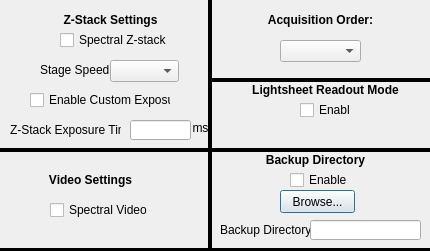
<?xml version="1.0" encoding="UTF-8"?>
<ui version="4.0">
 <class>AdvSettingsDialog</class>
 <widget class="QDialog" name="AdvSettingsDialog">
  <property name="geometry">
   <rect>
    <x>0</x>
    <y>0</y>
    <width>430</width>
    <height>251</height>
   </rect>
  </property>
  <property name="windowTitle">
   <string>Advanced Settings</string>
  </property>
  <widget class="QComboBox" name="acq_order_combo_box">
   <property name="geometry">
    <rect>
     <x>280</x>
     <y>40</y>
     <width>81</width>
     <height>22</height>
    </rect>
   </property>
   <property name="whatsThis">
    <string>&lt;html&gt;&lt;head/&gt;&lt;body&gt;&lt;p&gt;Sets acquisition priority order.&lt;/p&gt;&lt;p&gt;If set to TIME_SAMP, all samples set in the regions setup will be acquired at each timepoint. This is the default setting.&lt;/p&gt;&lt;p&gt;&lt;br/&gt;&lt;/p&gt;&lt;p&gt;If set to SAMP_TIME, a full time series will be performed for each fish set in the regions setup.&lt;/p&gt;&lt;p&gt;&lt;br/&gt;&lt;/p&gt;&lt;p&gt;If set to POS_TIME, a full time series will be performed for each region set in the regions setup.&lt;/p&gt;&lt;/body&gt;&lt;/html&gt;</string>
   </property>
   <property name="layoutDirection">
    <enum>Qt::LeftToRight</enum>
   </property>
  </widget>
  <widget class="QLabel" name="z_stack_exp_unit_label">
   <property name="geometry">
    <rect>
     <x>190</x>
     <y>120</y>
     <width>21</width>
     <height>16</height>
    </rect>
   </property>
   <property name="text">
    <string>ms</string>
   </property>
   <property name="alignment">
    <set>Qt::AlignCenter</set>
   </property>
  </widget>
  <widget class="QLabel" name="z_stack_settings_label">
   <property name="geometry">
    <rect>
     <x>60</x>
     <y>10</y>
     <width>101</width>
     <height>20</height>
    </rect>
   </property>
   <property name="text">
    <string>&lt;html&gt;&lt;head/&gt;&lt;body&gt;&lt;p&gt;&lt;span style=&quot; font-weight:600;&quot;&gt;Z-Stack Settings&lt;/span&gt;&lt;/p&gt;&lt;/body&gt;&lt;/html&gt;</string>
   </property>
   <property name="alignment">
    <set>Qt::AlignCenter</set>
   </property>
  </widget>
  <widget class="QLineEdit" name="z_stack_exposure_line_edit">
   <property name="geometry">
    <rect>
     <x>130</x>
     <y>120</y>
     <width>61</width>
     <height>20</height>
    </rect>
   </property>
   <property name="whatsThis">
    <string>&lt;html&gt;&lt;head/&gt;&lt;body&gt;&lt;p&gt;Exposure time for use in Z-stack. &lt;/p&gt;&lt;p&gt;If spectral Z-stack is enabled, exposure time is only limited by camera's min/max exposure time. &lt;/p&gt;&lt;p&gt;If both spectral Z-stack and custom exposure are disabled, exposure time will be ~ 1/stage_speed&lt;/p&gt;&lt;p&gt;If spectral Z-stack is disabaled but custom exposure is enabled, allowed exposure time is determined by camera's allowed exposure in external trigger mode. See Hamamatsu documentation for more details.&lt;/p&gt;&lt;/body&gt;&lt;/html&gt;</string>
   </property>
  </widget>
  <widget class="QLabel" name="z_stack_exposure_label">
   <property name="geometry">
    <rect>
     <x>10</x>
     <y>120</y>
     <width>111</width>
     <height>20</height>
    </rect>
   </property>
   <property name="text">
    <string>Z-Stack Exposure Time:</string>
   </property>
  </widget>
  <widget class="QCheckBox" name="video_spectral_check_box">
   <property name="geometry">
    <rect>
     <x>50</x>
     <y>200</y>
     <width>121</width>
     <height>20</height>
    </rect>
   </property>
   <property name="whatsThis">
    <string>&lt;html&gt;&lt;head/&gt;&lt;body&gt;&lt;p&gt;If checked, videos will be performed by alternating between channels until the desired number of images are acquired per channel.&lt;/p&gt;&lt;p&gt;Otherwise, a full video will be taken in each channel one at a time.&lt;/p&gt;&lt;/body&gt;&lt;/html&gt;</string>
   </property>
   <property name="text">
    <string>Spectral Video</string>
   </property>
  </widget>
  <widget class="QLabel" name="video_settings_label">
   <property name="geometry">
    <rect>
     <x>40</x>
     <y>170</y>
     <width>101</width>
     <height>20</height>
    </rect>
   </property>
   <property name="text">
    <string>&lt;html&gt;&lt;head/&gt;&lt;body&gt;&lt;p&gt;&lt;span style=&quot; font-weight:600;&quot;&gt;Video Settings&lt;/span&gt;&lt;/p&gt;&lt;/body&gt;&lt;/html&gt;</string>
   </property>
   <property name="alignment">
    <set>Qt::AlignCenter</set>
   </property>
  </widget>
  <widget class="QLabel" name="stage_speed_label">
   <property name="geometry">
    <rect>
     <x>40</x>
     <y>60</y>
     <width>71</width>
     <height>20</height>
    </rect>
   </property>
   <property name="text">
    <string>Stage Speed:</string>
   </property>
  </widget>
  <widget class="QComboBox" name="stage_speed_combo_box">
   <property name="geometry">
    <rect>
     <x>110</x>
     <y>60</y>
     <width>69</width>
     <height>22</height>
    </rect>
   </property>
   <property name="whatsThis">
    <string>&lt;html&gt;&lt;head/&gt;&lt;body&gt;&lt;p&gt;Sets stage speed to be used during continuous Z-stack. Note that this doesn't apply if Spectral Z-stack is enabled.&lt;/p&gt;&lt;p&gt;Since 30 is the full sensor maximum framerate of the PCO camera, 30 um/s is the current default speed. &lt;/p&gt;&lt;/body&gt;&lt;/html&gt;</string>
   </property>
  </widget>
  <widget class="Line" name="line_2">
   <property name="geometry">
    <rect>
     <x>200</x>
     <y>-100</y>
     <width>20</width>
     <height>351</height>
    </rect>
   </property>
   <property name="frameShadow">
    <enum>QFrame::Plain</enum>
   </property>
   <property name="lineWidth">
    <number>4</number>
   </property>
   <property name="orientation">
    <enum>Qt::Vertical</enum>
   </property>
  </widget>
  <widget class="QLabel" name="acq_order_label">
   <property name="geometry">
    <rect>
     <x>260</x>
     <y>10</y>
     <width>121</width>
     <height>20</height>
    </rect>
   </property>
   <property name="text">
    <string>&lt;html&gt;&lt;head/&gt;&lt;body&gt;&lt;p&gt;&lt;span style=&quot; font-weight:600;&quot;&gt;Acquisition Order:&lt;/span&gt;&lt;/p&gt;&lt;/body&gt;&lt;/html&gt;</string>
   </property>
   <property name="alignment">
    <set>Qt::AlignCenter</set>
   </property>
  </widget>
  <widget class="QLabel" name="save_label">
   <property name="geometry">
    <rect>
     <x>220</x>
     <y>220</y>
     <width>91</width>
     <height>20</height>
    </rect>
   </property>
   <property name="text">
    <string>Backup Directory:</string>
   </property>
  </widget>
  <widget class="QPushButton" name="backup_directory_browse_button">
   <property name="geometry">
    <rect>
     <x>280</x>
     <y>190</y>
     <width>75</width>
     <height>23</height>
    </rect>
   </property>
   <property name="whatsThis">
    <string>&lt;html&gt;&lt;head/&gt;&lt;body&gt;&lt;p&gt;Browse and choose backup directory.&lt;/p&gt;&lt;/body&gt;&lt;/html&gt;</string>
   </property>
   <property name="text">
    <string>Browse...</string>
   </property>
  </widget>
  <widget class="QLineEdit" name="backup_directory_line_edit">
   <property name="geometry">
    <rect>
     <x>310</x>
     <y>220</y>
     <width>111</width>
     <height>20</height>
    </rect>
   </property>
   <property name="whatsThis">
    <string>&lt;html&gt;&lt;head/&gt;&lt;body&gt;&lt;p&gt;Backup directory.&lt;/p&gt;&lt;/body&gt;&lt;/html&gt;</string>
   </property>
  </widget>
  <widget class="QCheckBox" name="backup_directory_check_box">
   <property name="geometry">
    <rect>
     <x>290</x>
     <y>170</y>
     <width>71</width>
     <height>20</height>
    </rect>
   </property>
   <property name="whatsThis">
    <string>&lt;html&gt;&lt;head/&gt;&lt;body&gt;&lt;p&gt;Let's you choose a backup directory in case the primary directory runs out of space.&lt;/p&gt;&lt;/body&gt;&lt;/html&gt;</string>
   </property>
   <property name="text">
    <string>Enable</string>
   </property>
  </widget>
  <widget class="Line" name="line_4">
   <property name="geometry">
    <rect>
     <x>210</x>
     <y>70</y>
     <width>351</width>
     <height>20</height>
    </rect>
   </property>
   <property name="font">
    <font>
     <pointsize>8</pointsize>
    </font>
   </property>
   <property name="frameShadow">
    <enum>QFrame::Plain</enum>
   </property>
   <property name="lineWidth">
    <number>4</number>
   </property>
   <property name="orientation">
    <enum>Qt::Horizontal</enum>
   </property>
  </widget>
  <widget class="Line" name="line_5">
   <property name="geometry">
    <rect>
     <x>-40</x>
     <y>240</y>
     <width>491</width>
     <height>20</height>
    </rect>
   </property>
   <property name="font">
    <font>
     <pointsize>8</pointsize>
    </font>
   </property>
   <property name="frameShadow">
    <enum>QFrame::Plain</enum>
   </property>
   <property name="lineWidth">
    <number>4</number>
   </property>
   <property name="orientation">
    <enum>Qt::Horizontal</enum>
   </property>
  </widget>
  <widget class="QCheckBox" name="z_stack_spectral_check_box">
   <property name="geometry">
    <rect>
     <x>60</x>
     <y>30</y>
     <width>121</width>
     <height>20</height>
    </rect>
   </property>
   <property name="whatsThis">
    <string>&lt;html&gt;&lt;head/&gt;&lt;body&gt;&lt;p&gt;If checked, Z-stack will be performed in the following way:&lt;/p&gt;&lt;p&gt;1. stage will move to first position.&lt;/p&gt;&lt;p&gt;2. Images will be taken with each channel selected.&lt;/p&gt;&lt;p&gt;3. stage will move by the set step size.&lt;/p&gt;&lt;p&gt;4. repeat 2 and 3 until end position is reached.&lt;/p&gt;&lt;p&gt;Otherwise, Z-stack will be performed with continuous stage motion, acquiring one channel at a time.&lt;/p&gt;&lt;/body&gt;&lt;/html&gt;</string>
   </property>
   <property name="text">
    <string>Spectral Z-stack</string>
   </property>
  </widget>
  <widget class="QCheckBox" name="lsrm_check_box">
   <property name="geometry">
    <rect>
     <x>300</x>
     <y>100</y>
     <width>51</width>
     <height>20</height>
    </rect>
   </property>
   <property name="whatsThis">
    <string>&lt;html&gt;&lt;head/&gt;&lt;body&gt;&lt;p&gt;If checked, will enable Lightsheet Readout Mode (rolling shutter). Note that this should be configured in the Galvo Setup part of the application.&lt;/p&gt;&lt;p&gt;&lt;br/&gt;&lt;/p&gt;&lt;/body&gt;&lt;/html&gt;</string>
   </property>
   <property name="text">
    <string>Enable</string>
   </property>
  </widget>
  <widget class="QLabel" name="lsrm_label">
   <property name="geometry">
    <rect>
     <x>250</x>
     <y>80</y>
     <width>151</width>
     <height>20</height>
    </rect>
   </property>
   <property name="text">
    <string>&lt;html&gt;&lt;head/&gt;&lt;body&gt;&lt;p&gt;&lt;span style=&quot; font-weight:600;&quot;&gt;Lightsheet Readout Mode&lt;/span&gt;&lt;/p&gt;&lt;/body&gt;&lt;/html&gt;</string>
   </property>
   <property name="alignment">
    <set>Qt::AlignCenter</set>
   </property>
  </widget>
  <widget class="Line" name="line_7">
   <property name="geometry">
    <rect>
     <x>-30</x>
     <y>140</y>
     <width>491</width>
     <height>20</height>
    </rect>
   </property>
   <property name="font">
    <font>
     <pointsize>8</pointsize>
    </font>
   </property>
   <property name="frameShadow">
    <enum>QFrame::Plain</enum>
   </property>
   <property name="lineWidth">
    <number>4</number>
   </property>
   <property name="orientation">
    <enum>Qt::Horizontal</enum>
   </property>
  </widget>
  <widget class="QLabel" name="backup_label">
   <property name="geometry">
    <rect>
     <x>240</x>
     <y>150</y>
     <width>151</width>
     <height>20</height>
    </rect>
   </property>
   <property name="text">
    <string>&lt;html&gt;&lt;head/&gt;&lt;body&gt;&lt;p&gt;&lt;span style=&quot; font-weight:600;&quot;&gt;Backup Directory&lt;/span&gt;&lt;/p&gt;&lt;/body&gt;&lt;/html&gt;</string>
   </property>
   <property name="alignment">
    <set>Qt::AlignCenter</set>
   </property>
  </widget>
  <widget class="QCheckBox" name="custom_exposure_check_box">
   <property name="geometry">
    <rect>
     <x>30</x>
     <y>90</y>
     <width>141</width>
     <height>20</height>
    </rect>
   </property>
   <property name="whatsThis">
    <string>&lt;html&gt;&lt;head/&gt;&lt;body&gt;&lt;p&gt;If checked, allows user to set custom exposure time for z-stack.&lt;/p&gt;&lt;p&gt;Due to how the camera triggering system works, when this option is enabled, only certain exposure time ranges are allowed.&lt;/p&gt;&lt;p&gt;For example, if stage speed is 30 um/s, the maximum exposure time is ~23 ms. See Hamamtsu edge trigger mode for more information.&lt;/p&gt;&lt;p&gt;&lt;br/&gt;&lt;/p&gt;&lt;/body&gt;&lt;/html&gt;</string>
   </property>
   <property name="text">
    <string>Enable Custom Exposure</string>
   </property>
  </widget>
 </widget>
 <resources/>
 <connections/>
</ui>
